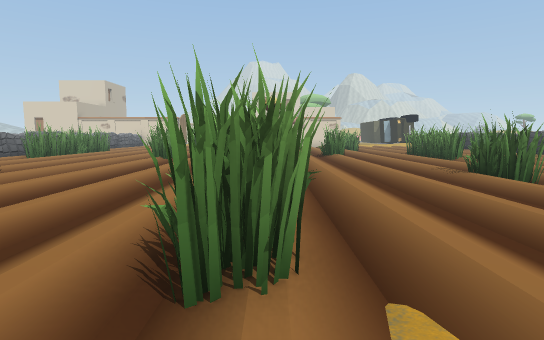
View 1 (above)

24 first-person views from a walk through a scene from a Unity 3-D project. The camera is 1.5 m above the floor, tilts 6° down and sees 80° across. The floor is counted in squares, 2 m on a side. Each view is taken from the middle of a square. On the plan, view 1 faces up. The plan holds only what a view shows up to about 11 squares ahead; the rest is blank. The place goes on beyond the plan. Some animated figures are not drawn. Some surface patterns are stand-ins.

View 2
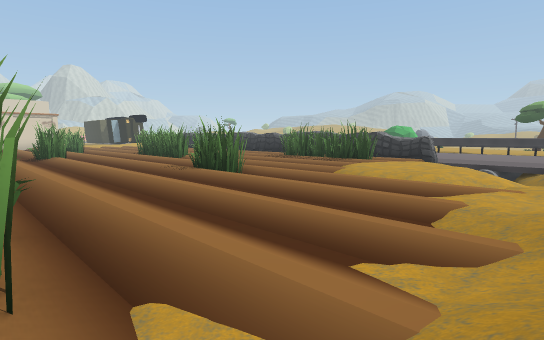

View 3
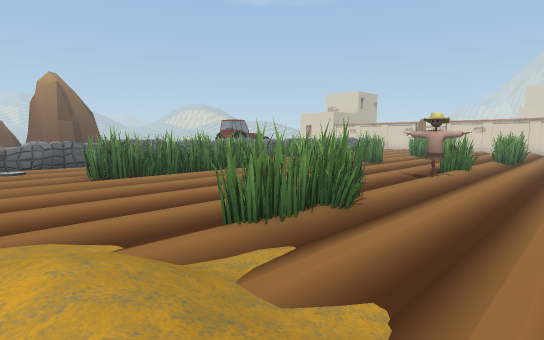

View 4
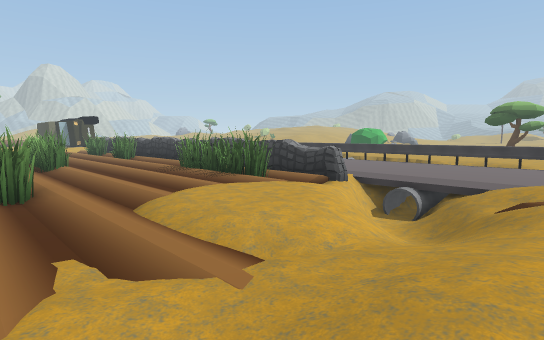

View 5
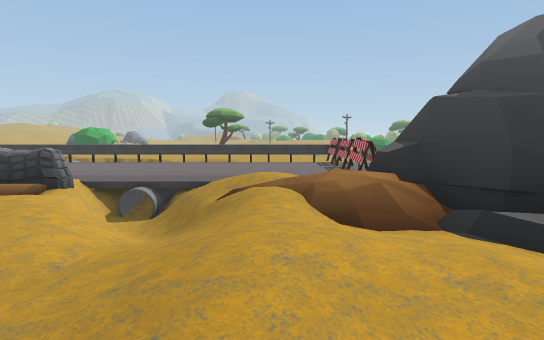

View 6
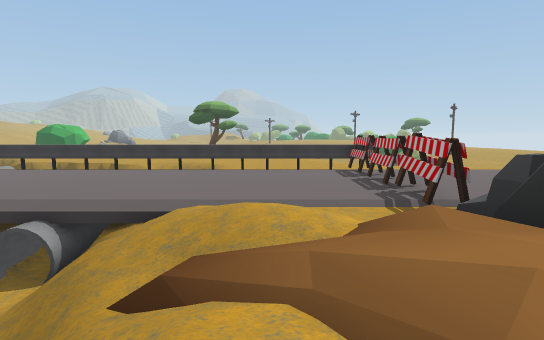

View 7
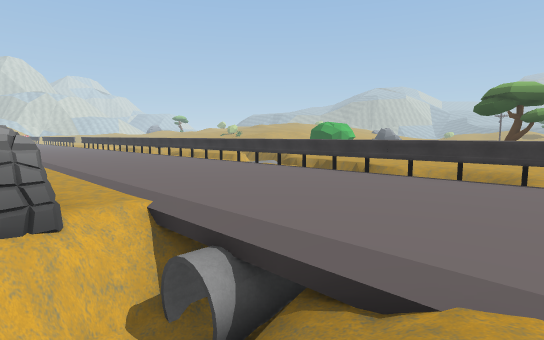

View 8
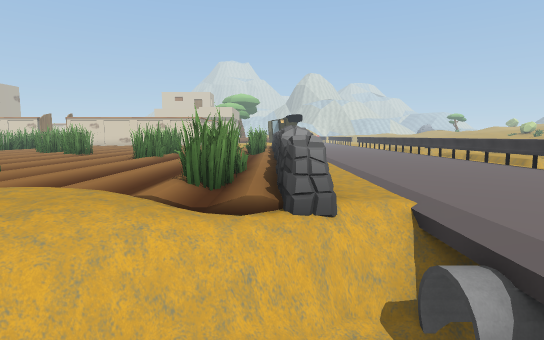

View 9
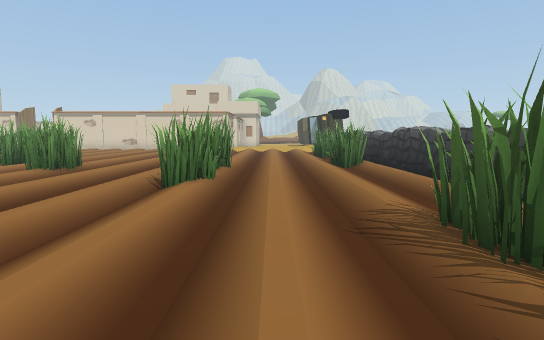

View 10
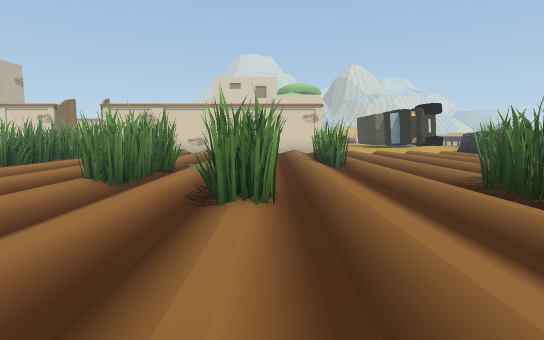

View 11
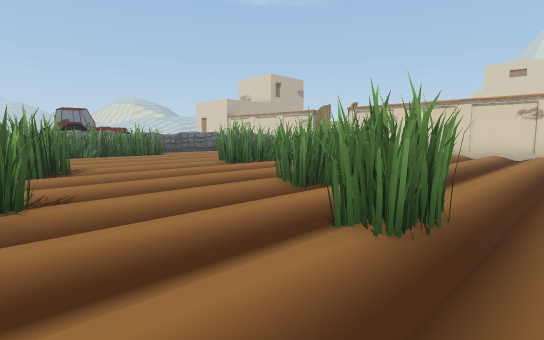

View 12
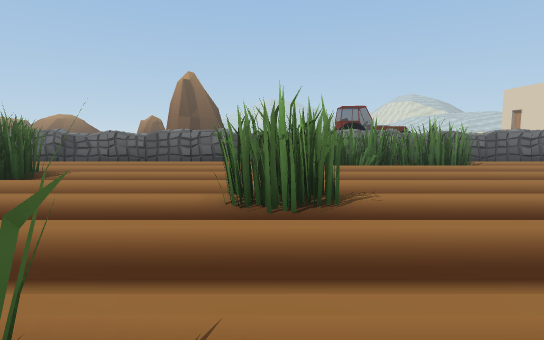

View 13
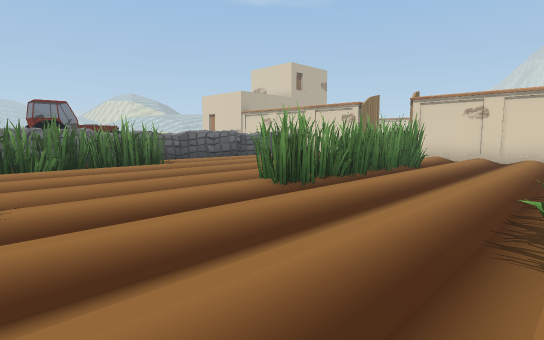

View 14
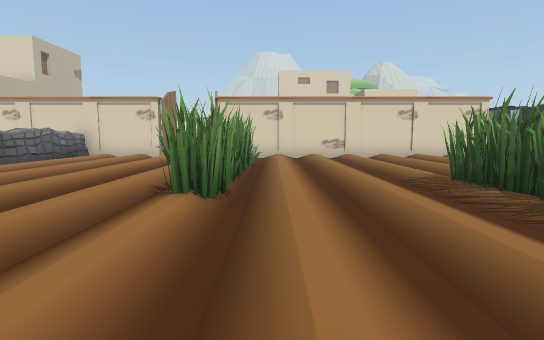

View 15
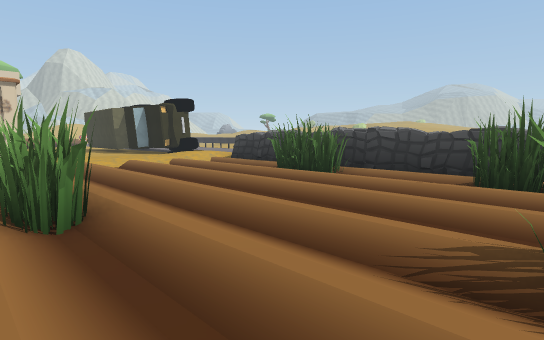

View 16
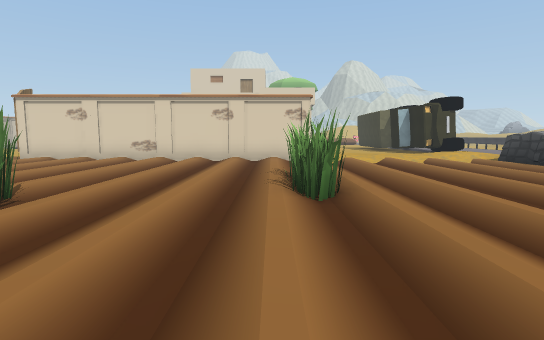

View 17
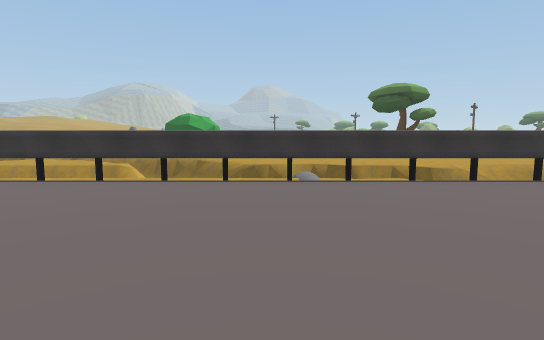

View 18
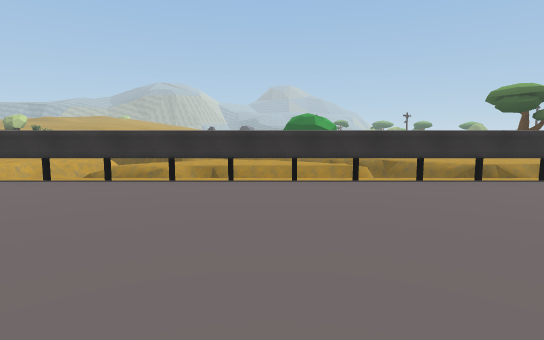

View 19
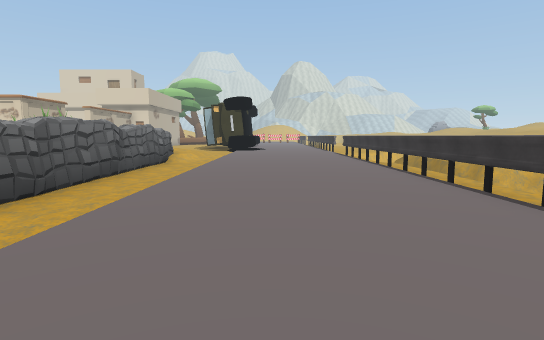

View 20
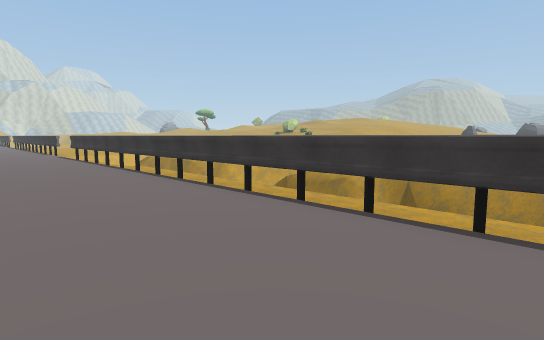

View 21
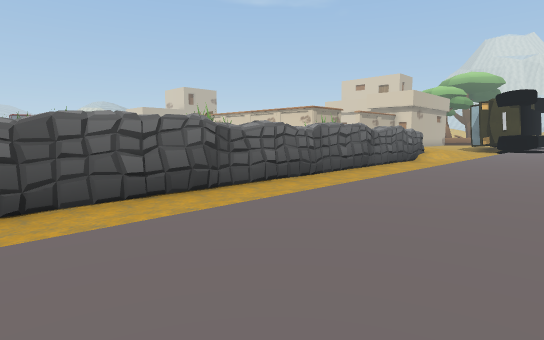

View 22
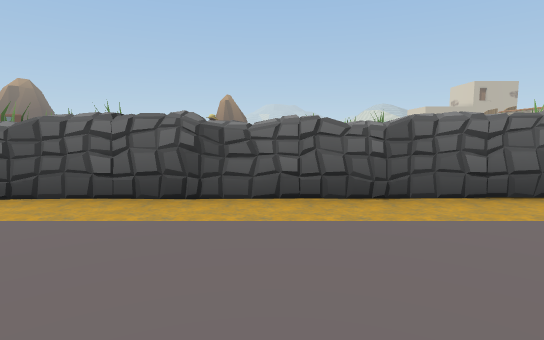

View 23
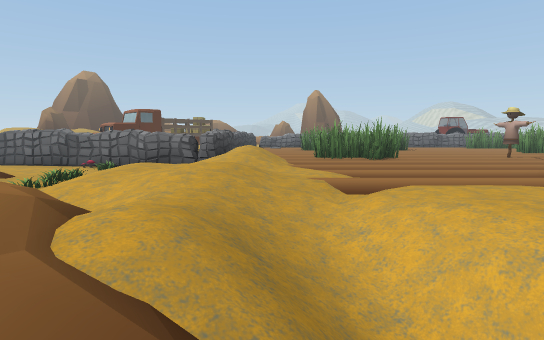

View 24
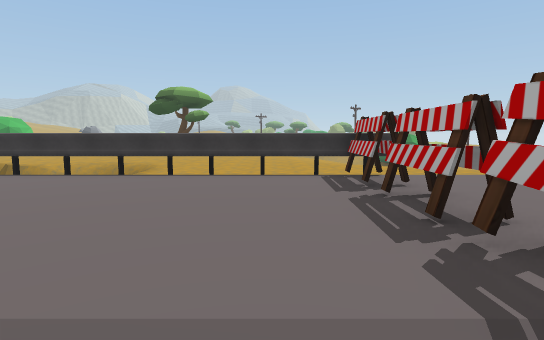

### Floor plan
Key: @ floor where view 1 was taken; # wall or solid block; . main floor; : floor 0.25 m higher than the main floor; - floor 0.25 m lower than the main floor; + floor 0.5 m higher than the main floor; * floor 0.75 m higher than the main floor; % floor 1 m higher than the main floor; _ floor 1 m lower than the main floor; / step, stairs or slope; = window, fence, low wall or low ledge; ~ water the walk can cross; ^ raised ledge; v drop or lower ground; S scarecrow; F fence; O other object.
Columns run from 10 left of view 1 to 23 right of it. Each row starts with its distance up from view 1.
 25       ::..:...: ..::// .....#
 24 #.::  ::..:...: ..:..#:.....#=
 23 #.::. O:..:...: ..:..#-.....#  /--
 22 #.::. O:..:...: ..:..#-.....#  =/-
 21 #.::. O:..:...:O..:.O#-.....#=  //
 20 #.::..O:..:...:O..:.O#-.....#=
 19 #.::..O:..:...:O..:.O#-.....#  //
 18 #.::..O:..O...:...:..#-.....#  /-
 17 #O::..O:..O...:...:..#-.....#  #--
 16 #O::..::..O...:...:.O#-.....#= #--
 15 #O::..::..O...:.OO:.O#-.....#= =--
 14 #O::..::..:..O:..O:..#-.....#/ v-
 13  O :..O:..:...:.OO:..#-.....#/ #
 12  O   .O:..:...:.OO:..#-.....#/
 11 #.::..::..O...:...:..#-.....#   /=
 10 #.::..::..O...:...:..#-.....#= ~/-
  9 #.::..::..:...:...:.O#-.....#   --
  8 #.::..::..S...:...:.O#-.....#O v--
  7 #.:OO.::..:...:O..:.O#-.....#_ v--
  6 #.:OO.::..:...:O..:.O#-.....#  #--
  5 #. OO.::..:...:...:.O^-.....#  /--
  4    OO.::..O...:..:::/^//....#  /--
  3    OO.::..O...:.::::/=//....#  /--
  2 #.:OO.::..O...:..:://///....#  /--
  1 #.::..::..:...::/.//////....#//---
  0 ^ O:..::..@////////////.....#-----
 -1        :.://%%**%*+*/+/.....#-----
 -2           #^/ +++//%///.....#-----
 -3            #: +++/////-.....#-----
 -4            #O.OO./:####FFFFF#----
 -5            #--..  /#    .....--

Positions as (right, up) in squares from view 1, and headings:
1: (0, 0), facing up
2: (0, 0), facing up-right
3: (3, -1), facing up-left
4: (4, -1), facing up-right
5: (4, -1), facing right
6: (8, -1), facing right
7: (11, 0), facing up-right
8: (11, 0), facing up
9: (8, 6), facing up
10: (3, 10), facing up
11: (4, 11), facing up-left
12: (0, 12), facing left
13: (0, 13), facing up-left
14: (-3, 13), facing up
15: (4, 15), facing up-right
16: (4, 14), facing up
17: (13, 9), facing right
18: (13, 15), facing right
19: (15, 13), facing up
20: (15, 14), facing up-right
21: (16, 12), facing up-left
22: (16, 11), facing left
23: (11, 0), facing left
24: (12, -2), facing right
